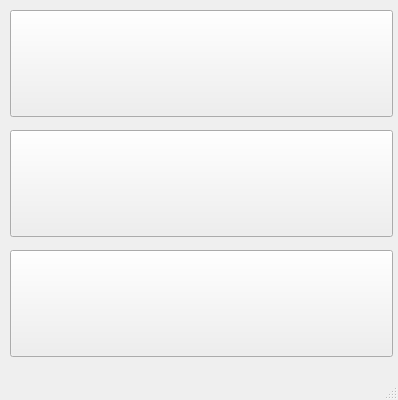
<?xml version="1.0" encoding="UTF-8"?>
<ui version="4.0">
 <class>edo_rigTrainningUI</class>
 <widget class="QMainWindow" name="edo_rigTrainningUI">
  <property name="geometry">
   <rect>
    <x>0</x>
    <y>0</y>
    <width>398</width>
    <height>400</height>
   </rect>
  </property>
  <property name="windowTitle">
   <string>MainWindow</string>
  </property>
  <widget class="QWidget" name="centralwidget">
   <widget class="QPushButton" name="BT_elementary">
    <property name="geometry">
     <rect>
      <x>10</x>
      <y>10</y>
      <width>383</width>
      <height>107</height>
     </rect>
    </property>
    <property name="text">
     <string/>
    </property>
    <property name="icon">
     <iconset resource="../../../icon/edo/RIG_trainningTool_icon.qrc">
      <normaloff>:/elementary/training_elementary.jpg</normaloff>:/elementary/training_elementary.jpg</iconset>
    </property>
    <property name="iconSize">
     <size>
      <width>383</width>
      <height>107</height>
     </size>
    </property>
   </widget>
   <widget class="QPushButton" name="BT_upperIntermediate">
    <property name="geometry">
     <rect>
      <x>10</x>
      <y>130</y>
      <width>383</width>
      <height>107</height>
     </rect>
    </property>
    <property name="text">
     <string/>
    </property>
    <property name="icon">
     <iconset resource="../../../icon/edo/RIG_trainningTool_icon.qrc">
      <normaloff>:/intermediate/training_intermediate.jpg</normaloff>:/intermediate/training_intermediate.jpg</iconset>
    </property>
    <property name="iconSize">
     <size>
      <width>383</width>
      <height>107</height>
     </size>
    </property>
   </widget>
   <widget class="QPushButton" name="BT_elementary_3">
    <property name="geometry">
     <rect>
      <x>10</x>
      <y>250</y>
      <width>383</width>
      <height>107</height>
     </rect>
    </property>
    <property name="text">
     <string/>
    </property>
    <property name="icon">
     <iconset resource="../../../icon/edo/RIG_trainningTool_icon.qrc">
      <normaloff>:/upperIntermediate/training_upperIntermediate.jpg</normaloff>:/upperIntermediate/training_upperIntermediate.jpg</iconset>
    </property>
    <property name="iconSize">
     <size>
      <width>383</width>
      <height>107</height>
     </size>
    </property>
   </widget>
  </widget>
  <widget class="QMenuBar" name="menubar">
   <property name="geometry">
    <rect>
     <x>0</x>
     <y>0</y>
     <width>398</width>
     <height>18</height>
    </rect>
   </property>
  </widget>
  <widget class="QStatusBar" name="statusbar"/>
 </widget>
 <resources>
  <include location="../../../icon/edo/RIG_trainningTool_icon.qrc"/>
 </resources>
 <connections/>
</ui>
